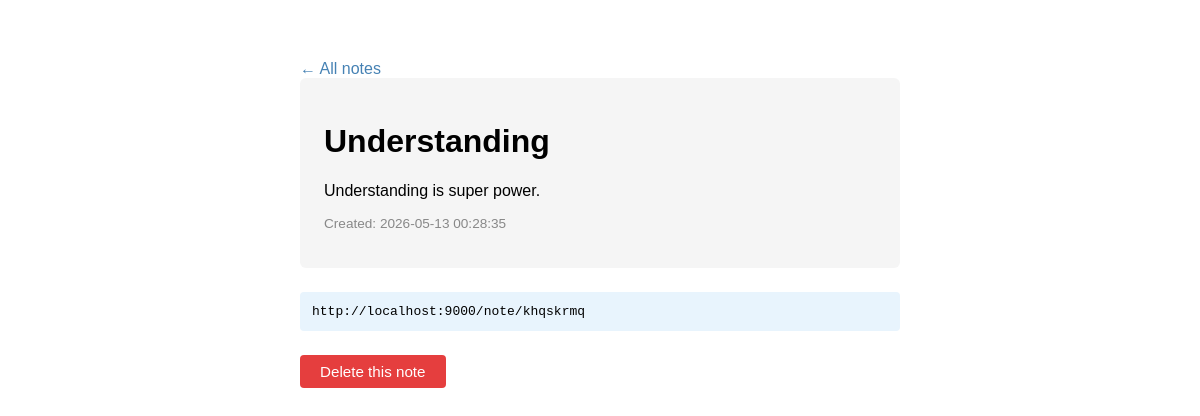
The page /note/khqskrmq on the database its author committed.
### tables this page shows
CREATE TABLE notes (
    id         INTEGER PRIMARY KEY AUTOINCREMENT,
    short_id   TEXT    NOT NULL UNIQUE,
    title      TEXT    NOT NULL,
    body       TEXT    NOT NULL,
    created_at TEXT    NOT NULL DEFAULT (datetime('now'))
);

### app.py (the view)
@app.route("/note/<short_id>")
def view_note(short_id):
    note = get_note_by_short_id(short_id)
    if note is None:
        logger.warning(f"note not found: short_id={short_id}")
        return render_template("not_found.html"), 404
    logger.debug(f"note viewed: short_id={short_id}")
    return render_template("note.html", note=note)

### app.py (called while the page is built)
@app.before_request
def before_request():
    g.start_time = time.time()
    logger.info(f"→ {request.method} {request.path}  from {request.remote_addr}")

@app.after_request
def after_request(response):
    duration_ms = (time.time() - g.start_time) * 1000
    logger.info(f"← {response.status_code}  {duration_ms:.1f}ms")
    return response

### database.py (called while the page is built)
def get_connection():
    conn = sqlite3.connect(DB_PATH)
    conn.row_factory = sqlite3.Row
    return conn

def get_note_by_short_id(short_id):
    conn   = get_connection()
    cursor = conn.cursor()
    cursor.execute("SELECT * FROM notes WHERE short_id = ?", (short_id,))
    row = cursor.fetchone()
    conn.close()
    return row

### templates/note.html (shortened to what this page needs)
<!DOCTYPE html>
<html lang="en">
<head>
</head>
<body>
    <a href="/">← All notes</a>
    <div class="note">
        <h1>{{ note['title'] }}</h1>
        <p>{{ note['body'] }}</p>
        <p class="meta">Created: {{ note['created_at'] }}</p>
    </div>
    <div class="share">
        http://localhost:9000/note/{{ note['short_id'] }}
    </div>
    <div class="actions">
        <button class="btn-delete" id="delete-btn">Delete this note</button>
    </div>
</body>
</html>

### templates/note.html (style rules this page uses)
body { font-family: sans-serif; max-width: 600px; margin: 60px auto; }
.note { background: #f5f5f5; padding: 24px; border-radius: 6px; }
.meta { color: #888; font-size: 0.85rem; margin-top: 16px; }
.share { margin-top: 24px; padding: 12px; background: #e8f4fd; border-radius: 4px; font-family: monospace; word-break: break-all; }
.actions { margin-top: 24px; display: flex; gap: 12px; align-items: center; }
.btn-delete { padding: 8px 20px; background: #e53e3e; color: white; border: none; border-radius: 4px; cursor: pointer; font-size: 0.95rem; }
a { color: steelblue; text-decoration: none; }

### rows shown on the page
notes: title "Understanding", body "Understanding is super power.", created_at "2026-05-13 00:28:35", short_id "khqskrmq"
